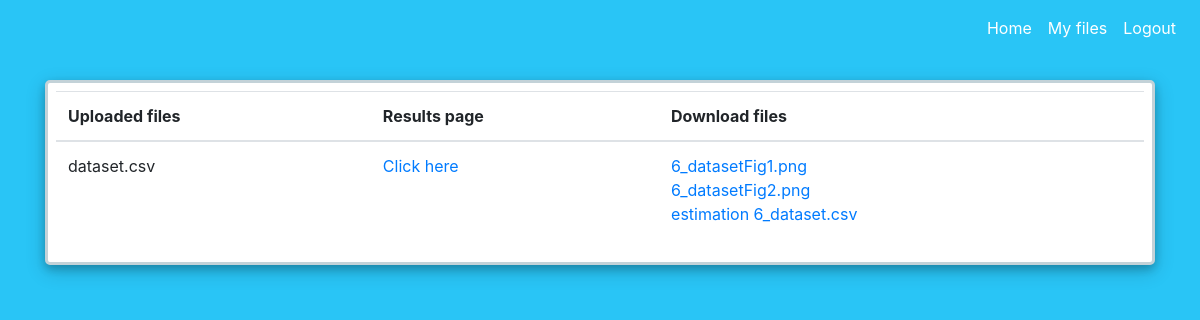
/FilesEstimated (signed in), run on the app's committed database.
### testBM/models.py (models this page shows, shortened)
class File(db.Model):
    id = db.Column(db.Integer, primary_key=True)
    originalFileName = db.Column("fileName", db.String(100))
    estimatedFileName = db.Column("fileNameEstimation", db.String(100))
    daily = db.Column(db.Boolean, default=False)
    weekly = db.Column(db.Boolean, default=False)
    yearly = db.Column(db.Boolean, default=False)
    fig1Name = db.Column(db.String(100))
    fig2Name = db.Column(db.String(100))
    userId = db.Column(db.Integer, db.ForeignKey('user.id'), nullable=False)

### testBM/routes.py (the view)
@app.route("/FilesEstimated")
@login_required
def filesEstimated():
    files = File.query.filter_by(userId=current_user.id).all()
    return render_template("filesEstimated.html", files=files)

### testBM/models.py (called while the page is built)
@loginManager.user_loader
def load_user(user_id):
    return User.query.get(int(user_id))

### testBM/templates/filesEstimated.html (shortened to what this page needs)
{% extends "home.html" %}
{% block content %}
<table class="table table-hover">
  <thead>
    <tr>
      <th scope="col">Uploaded files</th>
      <th scope="col">Results page</th>
      <th scope="col">Download files</th>
    </tr>
  </thead>
  <tbody>
  {% for file in files %}
    <tr>
      <td>{{file.originalFileName}}</td>
      <td><a href="{{ url_for('results',fileid=file.id) }}">Click here</a> </td>
      <td>
        {% if file.fig1Name and file.fig2Name and file.estimatedFileName %}
        <a href="{{ url_for('send_file', filename=file.fig1Name) }}">{{file.fig1Name}}</a>
        <br>
        <a href="{{ url_for('send_file', filename=file.fig2Name) }}">{{file.fig2Name}}</a>
        <br>
        <a href="{{ url_for('download_csv', filename=file.estimatedFileName) }}">{{file.estimatedFileName}}</a>
        <br>
        {% endif %}
      </td>
    </tr>
  {% endfor %}
  </tbody>
</table>
{% endblock %}

### testBM/static/main.css (style rules this page uses)
html { margin: 0; padding: 0; height: 100%; }
body { background: #29C5F6; }

### data on the page
File: originalFileName "dataset.csv", fig1Name "6_datasetFig1.png", fig2Name "6_datasetFig2.png", estimatedFileName "estimation 6_dataset.csv"
